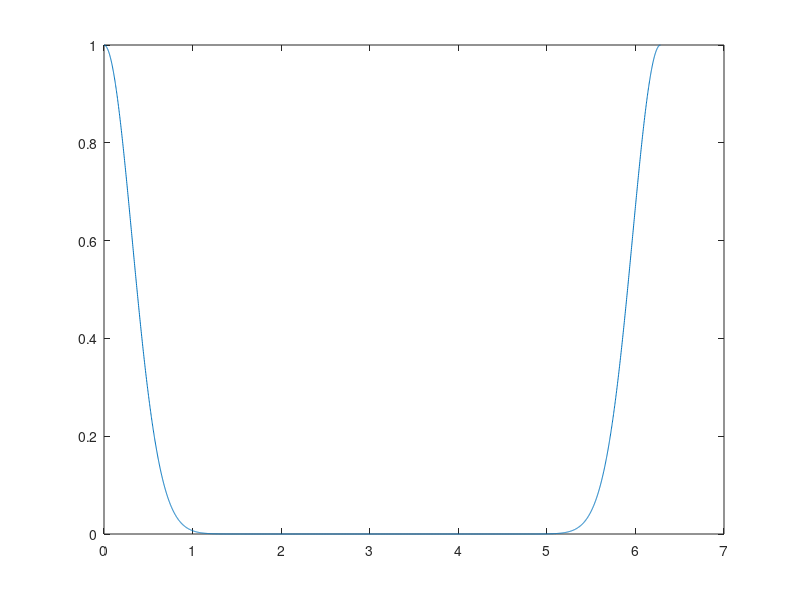

This chart was generated by the following MATLAB code:
alpha = 5;
f = @(k) exp(-alpha*(k-2*pi*0)^2);
g = @(k) exp(-alpha*(k-2*pi*1)^2);
range = (0:0.002:2*3.14159);
sum = zeros(length(range),1);
for i = 1:length(range)
    sum(i) = f(range(i))+g(range(i));
end
plot(range,sum)
N = 60;
